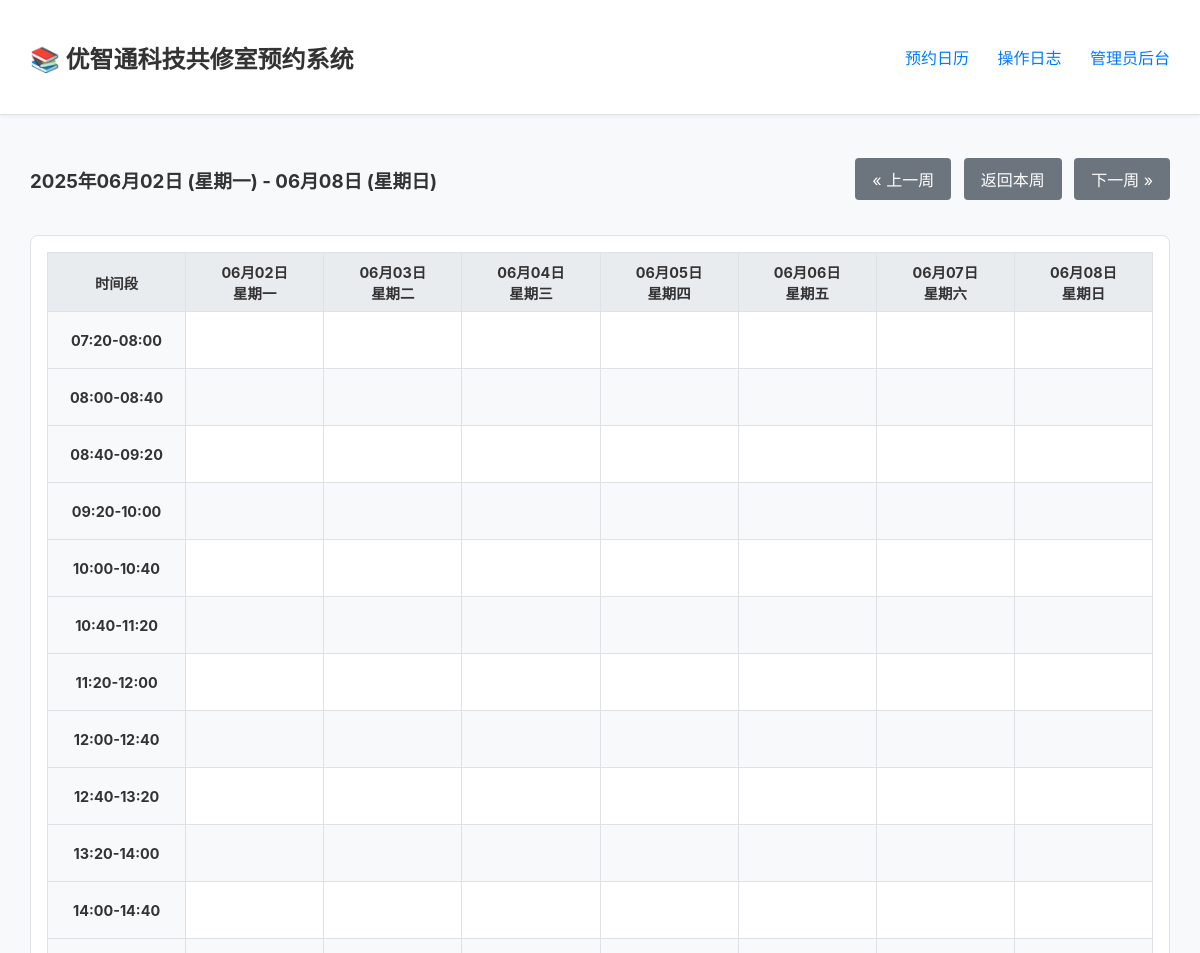
Before: /schedule (upper part) with the older database file.
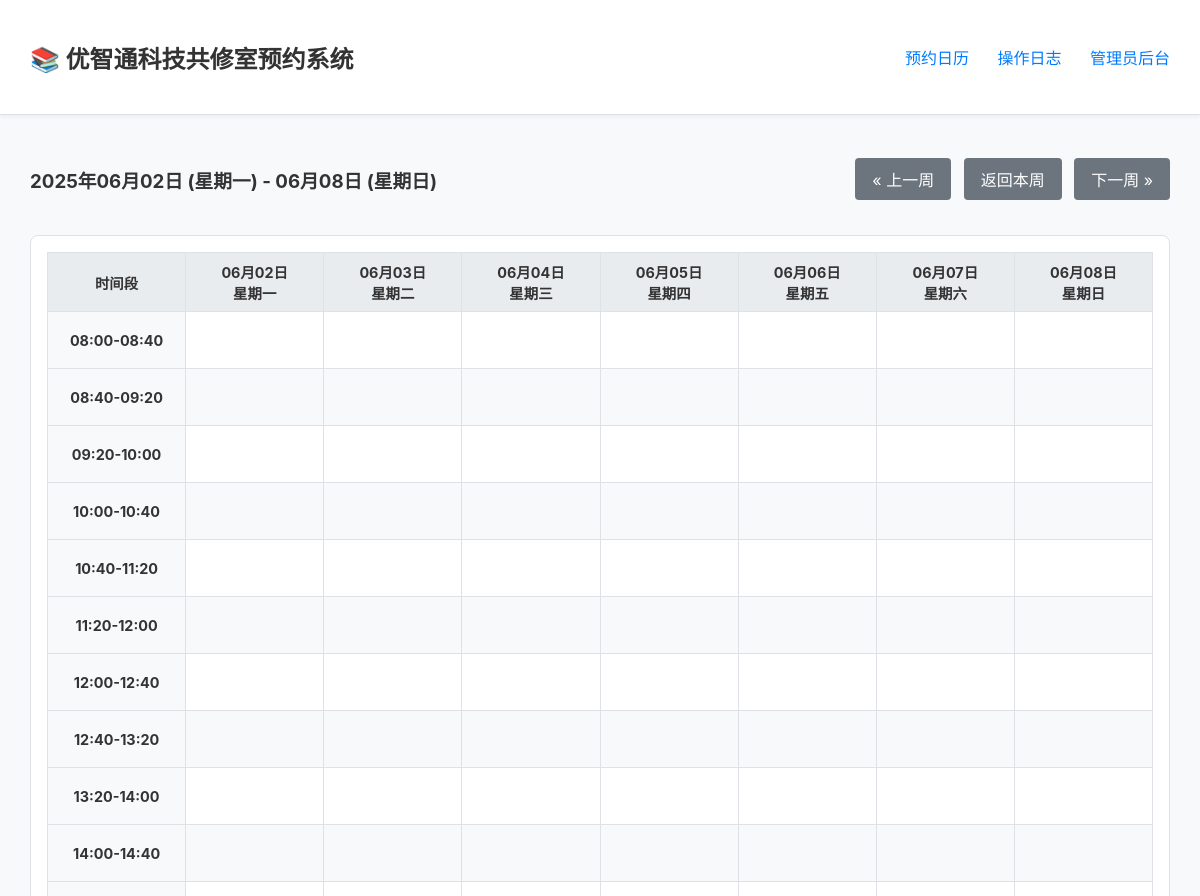
After: the same page with the newer database file.
### app.py (models this page shows)
    class TimeSlot(sql_alchemy_db.Model): id = sql_alchemy_db.Column(sql_alchemy_db.Integer,
                                                                     primary_key=True); slot_value = sql_alchemy_db.Column(
        sql_alchemy_db.String(50), unique=True, nullable=False); order = sql_alchemy_db.Column(sql_alchemy_db.Integer)

### app.py (the view)
@app.route('/schedule')
@check_db_connection
def schedule():
    start_date_str = request.args.get('start_date')
    today = date.today()
    start_date = datetime.strptime(start_date_str, '%Y-%m-%d').date() if start_date_str else today
    current_monday = start_date - timedelta(days=start_date.weekday())
    week_dates = [(current_monday + timedelta(days=i)) for i in range(7)]
    reservations = {};
    special_dates = set();
    time_slots = get_time_slots()
    if db_is_redis:
        special_dates = db.smembers('special_dates') or set()
        with db.pipeline() as pipe:
            for d in week_dates:
                for ts in time_slots: pipe.get(f"reservation:{d.isoformat()}:{ts}")
            results = pipe.execute()
        i = 0
        for d in week_dates:
            for ts in time_slots:
                if results[i]: reservations[f"{d.isoformat()}:{ts}"] = results[i]
                i += 1
    else:
        res_results = Reservation.query.all();
        special_dates = {sd.date_str for sd in SpecialDate.query.all()}
        for res in res_results: reservations[res.id] = res.user_name
    return render_template('index.html', week_dates=week_dates, time_slots=time_slots, reservations=reservations,
                           special_dates=special_dates, special_date_name="斋日", date_range_start=week_dates[0],
                           date_range_end=week_dates[-1],
                           prev_week_start_date=(current_monday - timedelta(weeks=1)).isoformat(),
                           next_week_start_date=(current_monday + timedelta(weeks=1)).isoformat(),
                           today_start_date=today.isoformat())

### app.py (called while the page is built)
def get_time_slots():
    if db_is_redis:
        return db.lrange(TIME_SLOTS_KEY, 0, -1)
    else:
        return [s.slot_value for s in TimeSlot.query.order_by(TimeSlot.order).all()]

def check_db_connection(f):
    @wraps(f)
    def decorated_function(*args, **kwargs):
        db_handle = db if db_is_redis else db.session
        if db_handle is None: return "数据库连接失败，请检查服务器配置或环境变量。", 503
        return f(*args, **kwargs)
    return decorated_function

### templates/index.html (shortened to what this page needs)
{% extends "base.html" %}
{% block content %}
<div class="schedule-header">
    <div class="date-range">
        <h3>{{ date_range_start.strftime('%Y年%m月%d日') }} ({{ date_range_start.strftime('%A') | replace('Monday', '星期一') | replace('Tuesday', '星期二') | replace('Wednesday', '星期三') | replace('Thursday', '星期四') | replace('Friday', '星期五') | replace('Saturday', '星期六') | replace('Sunday', '星期日') }}) - {{ date_range_end.strftime('%m月%d日') }} ({{ date_range_end.strftime('%A') | replace('Monday', '星期一') | replace('Tuesday', '星期二') | replace('Wednesday', '星期三') | replace('Thursday', '星期四') | replace('Friday', '星期五') | replace('Saturday', '星期六') | replace('Sunday', '星期日') }})</h3>
    </div>
    <div class="navigation">
        <a href="{{ url_for('schedule', start_date=prev_week_start_date) }}" class="button">&laquo; 上一周</a>
        <a href="{{ url_for('schedule', start_date=today_start_date) }}" class="button">返回本周</a>
        <a href="{{ url_for('schedule', start_date=next_week_start_date) }}" class="button">下一周 &raquo;</a>
    </div>
</div>
<div class="schedule-grid-container">
    <table class="schedule-grid">
        <thead>
            <tr>
                <th class="time-header">时间段</th>
                {% for day in week_dates %}
                <th class="{% if day.isoformat() in special_dates %}special-date{% endif %}">
                    {{ day.strftime('%m月%d日') }}<br>
                    {{ day.strftime('%A') | replace('Monday', '星期一') | replace('Tuesday', '星期二') | replace('Wednesday', '星期三') | replace('Thursday', '星期四') | replace('Friday', '星期五') | replace('Saturday', '星期六') | replace('Sunday', '星期日') }}
                </th>
                {% endfor %}
            </tr>
        </thead>
        <tbody>
            {% for time_slot in time_slots %}
            <tr>
                <td class="time-slot-label">{{ time_slot }}</td>
                {% for day in week_dates %}
                {% set res_key = day.isoformat() + ':' + time_slot %}
                <td data-date="{{ day.isoformat() }}" data-time="{{ time_slot }}" data-user="{{ reservations.get(res_key, '') }}">
                </td>
                {% endfor %}
            </tr>
            {% endfor %}
        </tbody>
    </table>
</div>
{% endblock %}

### templates/base.html (shortened to what this page needs)
<!DOCTYPE html>
<html lang="zh-CN">
<head>
    <link rel="stylesheet" href="{{ url_for('static', filename='css/style.css') }}">
</head>
<body>
    <header>
        <div class="container">
            <h1><a href="{{ url_for('welcome') }}">📚 优智通科技共修室预约系统</a></h1>
            <nav>
                <a href="{{ url_for('schedule') }}">预约日历</a>
                <a href="{{ url_for('logs') }}">操作日志</a>
                <a href="{{ url_for('admin') }}">管理员后台</a>
            </nav>
        </div>
    </header>
    <main>
        <div class="container">
            {% block content %}{% endblock %}
        </div>
    </main>
</body>
</html>

### static/css/style.css (style rules this page uses)
:root { --primary-color: #007bff; --primary-hover-color: #0056b3; --danger-color: #dc3545; --danger-hover-color: #c82333; --special-date-bg: #fff3cd; --border-color: #dee2e6; --background-color: #f8f9fa; --text-color: #333; --header-bg: #ffffff; --footer-bg: #343a40; --footer-text: #f8f9fa; --font-family: -apple-system, BlinkMacSystemFont, "Segoe UI", Roboto, "Helvetica Neue", Arial, sans-serif; }
body { font-family: var(--font-family); margin: 0; background-color: var(--background-color); color: var(--text-color); display: flex; flex-direction: column; min-height: 100vh; }
.container { width: 95%; max-width: 1400px; margin: 0 auto; padding: 0 1rem; }
header { background: var(--header-bg); border-bottom: 1px solid var(--border-color); padding: 1rem 0; box-shadow: 0 2px 4px rgba(0,0,0,0.05); }
header .container { display: flex; justify-content: space-between; align-items: center; }
header h1 a { text-decoration: none; color: var(--text-color); font-size: 1.5rem; }
header nav a { margin-left: 1.5rem; text-decoration: none; color: var(--primary-color); font-weight: 500; }
main { flex-grow: 1; padding: 2rem 0; }
.button, .button-primary, .button-danger, .button-danger-small { display: inline-block; padding: 0.5rem 1rem; border: 1px solid transparent; border-radius: 0.25rem; text-decoration: none; cursor: pointer; font-size: 1rem; transition: all 0.2s ease-in-out; text-align: center; }
.button { background-color: #6c757d; color: white; }
.schedule-header { display: flex; justify-content: space-between; align-items: center; flex-wrap: wrap; margin-bottom: 1.5rem; }
.navigation a { margin-left: 0.5rem; }
.schedule-grid-container { overflow-x: auto; background: white; border: 1px solid var(--border-color); border-radius: 8px; padding: 1rem; }
.schedule-grid { width: 100%; border-collapse: collapse; table-layout: fixed; }
.schedule-grid th, .schedule-grid td { border: 1px solid var(--border-color); padding: 0.5rem; text-align: center; min-width: 120px; font-size: 0.9rem; }
.schedule-grid thead th { background-color: #e9ecef; position: sticky; top: 0; z-index: 10; }
.schedule-grid .time-header { min-width: 100px; }
.schedule-grid .time-slot-label { font-weight: bold; background-color: #f8f9fa; }
.schedule-grid tbody td { cursor: pointer; transition: background-color 0.2s; height: 40px; white-space: nowrap; overflow: hidden; text-overflow: ellipsis; }
table { width: 100%; border-collapse: collapse; }
table th, table td { padding: 0.75rem; border-bottom: 1px solid var(--border-color); text-align: left; }
table thead th { background-color: #e9ecef; }
table tbody tr:nth-child(even) { background-color: #f8f9fa; }

Changed rows visible on the page:
removed TimeSlot: slot_value "07:20-08:00"
